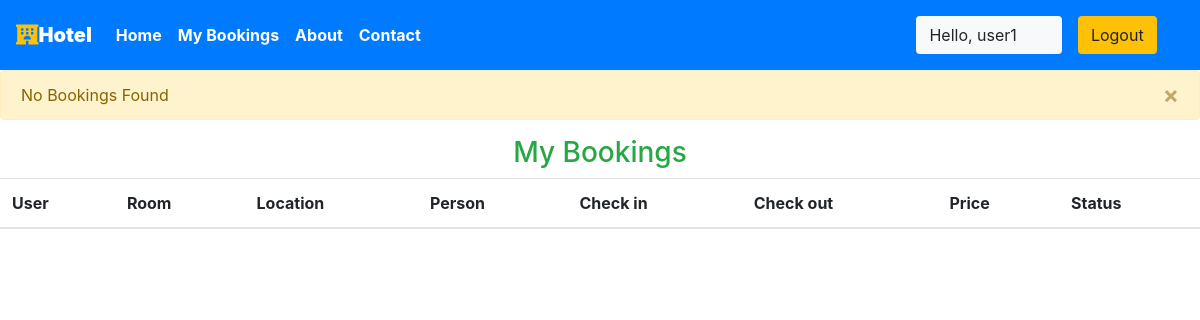
Before: /user/bookings (signed in) with the older database file.
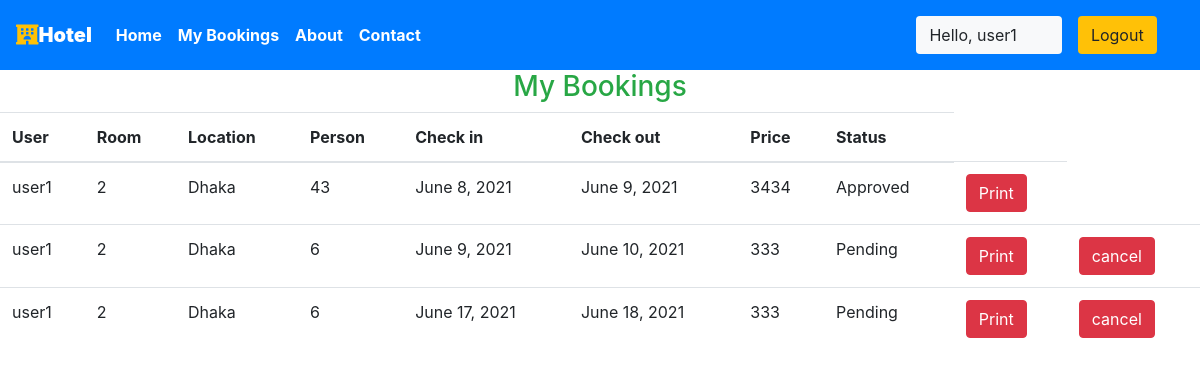
After: the same page with the newer database file.
### main/models.py (models this page shows, shortened)
class Reservation(models.Model):
    Reservation_STATUS = (
    ("1", "Pending"),
    ("2", "Approved"),
    ("3", "Canceled"),
    )
    status=models.CharField(choices=Reservation_STATUS, max_length=15, default="Pending")
    id = models.AutoField(primary_key=True)
    check_in = models.DateField(auto_now =False)
    check_out = models.DateField()
    room = models.ForeignKey(Room, on_delete = models.CASCADE)
    guest = models.ForeignKey(CustomUser, on_delete= models.CASCADE)
    booking_id = models.CharField(max_length=100,default="null")
    @property
    def total_price(self):
        days = (self.check_out - self.check_in).days
        print(days)
        result = self.room.price * days
        return result

class CustomUser(AbstractUser):
     date_of_birth = models.DateField(verbose_name=_("Date of birth"), blank=True, null=True)
     address1 = models.CharField(verbose_name=_("Address line 1"), max_length=1024, blank=True, null=True)
     zip_code = models.CharField(verbose_name=_("Postal Code"), max_length=12, blank=True, null=True)
     city = models.CharField(verbose_name=_("City"), max_length=1024, blank=True, null=True)
     country = CountryField(blank=True, null=True)
     phone_regex = RegexValidator(regex=r"^\+(?:[0-9]●?){6,14}[0-9]$", message=_("Enter a valid international mobile phone number starting with +(country code)"))
     mobile_phone = models.CharField(validators=[phone_regex], verbose_name=_("Mobile phone"), max_length=17, blank=True, null=True)
     photo = models.ImageField(verbose_name=_("Photo"), upload_to='photos/', default='photos/default-user-avatar.png')
     class Meta:
         ordering = ['last_name']

class Room(models.Model):
    ROOM_STATUS = (
    ("1", "available"),
    ("2", "not available"),
    )
    ROOM_TYPE = (
    ("1", "Premium"),
    ("2", "Deluxe"),
    ("3","Basic"),
    )
    id = models.AutoField(primary_key=True)
    room_type = models.CharField(max_length=50,choices = ROOM_TYPE)
    capacity = models.IntegerField()
    price = models.IntegerField()
    size = models.IntegerField()
    hotel = models.ForeignKey(Hotel, on_delete = models.CASCADE)
    status = models.CharField(choices =ROOM_STATUS,max_length = 15)
    roomnumber = models.IntegerField()
    photo=models.ImageField(upload_to='room/', null=True, blank=True)
    Services=models.CharField(max_length=30,null=True)

class Hotel(models.Model):
    id = models.AutoField(primary_key=True)
    name = models.CharField(max_length=30,null=True)
    owner = models.ForeignKey(CustomUser, blank=True, null=True, on_delete=models.CASCADE)
    location = models.CharField(max_length=50)
    state = models.CharField(max_length=50,null=True)
    country = models.CharField(max_length=50,null=True)
    photo=models.ImageField(upload_to='hotel/', null=True, blank=True)

### main/views.py (the view)
# urls.py: path('user/bookings', views.user_bookings,name="userbookings"),
@login_required(login_url='/user')
def user_bookings(request):
    if request.user.is_authenticated == False:
        messages.error(request,"Please login to Book rooms")
        return redirect('userloginpage')
    user = CustomUser.objects.all().get(id=request.user.id)
    bookings = Reservation.objects.all().filter(guest=user)
    total = 0
    for book in bookings:
        checkin = book.check_in
        checkout = book.check_out
        price = book.room.price
        total += price * (checkout - checkin).days
    if not bookings:
        messages.warning(request,"No Bookings Found")
    return HttpResponse(render(request,'user/mybookings.html',{'bookings':bookings, 'total':total}))

### main/templatetags/app_tags.py (called while the page is built)
@register.filter(name='has_group')
def has_group(user, group_name):
    group = Group.objects.get(name=group_name)
    return True if group in user.groups.all() else False

### templates/user/mybookings.html (shortened to what this page needs)
{% extends 'basic.html' %} {% block title %}Dashboard {% endblock title %} {% block body %}
{% load app_tags %}
<h3 class="text-center  text-success">My Bookings </h3>
<table class="table">
    <thead>
        <th>User</th>
        <th>Room</th>
        <th>Location</th>
        <th>Person</th>
        <th>Check in</th>
        <th>Check out</th>
        <th>Price</th>
        <th>Status</th>
    </thead>
    {% for each_booking in bookings %}
    <tr>
        <td>{{each_booking.guest.username}}</td>
        <td>{{each_booking.room.roomnumber}}</td>
        <td>{{each_booking.room.hotel.location}}</td>
        <td>{{each_booking.room.capacity}}</td>
        <td>{{each_booking.check_in}}</td>
        <td>{{each_booking.check_out}}</td>
        <td>{{each_booking.total_price}}</td>
        <td>{{each_booking.get_status_display}}</td>
        <td> <a href="/user/bookings/{{each_booking.id}}"> <button type="submit" class="btn btn-danger">Print</button>   </a>  </td>
        {% if each_booking.get_status_display == 'Pending' %}
        <td><form action="/user/panel/change-status" method="POST" enctype="multipart/form-data">
                <button type="submit" class="btn btn-danger">cancel</button>
              </form></td>
        {% endif %}
    </tr>
    {% endfor %}
</table>
{% endblock body %}

### templates/basic.html (shortened to what this page needs)
{% load static %}
{% load app_tags %}
<!DOCTYPE html>
<!DOCTYPE html>
<html lang="en">
<head>
    <link rel="stylesheet" href="https://use.fontawesome.com/releases/v5.7.0/css/all.css">
    <link rel="stylesheet" href="{% static 'bootstrap\bootstrap.css' %}">
    <link rel="stylesheet" href="https://maxcdn.bootstrapcdn.com/bootstrap/4.5.0/css/bootstrap.min.css" >
</head>
<body style="dbackground-image: url('https://source.unsplash.com/random');height: 100%;">
    <div class="container-fluid px-0">
        <nav class="navbar navbar-expand-lg navbar-dark bg-primary font-weight-bold">
            <a class="navbar-brand text-bold bg-black " href="/"><i class="fas fa-hotel text-warning"></i><b>Hotel </b></a>
            <div class="collapse navbar-collapse " id="navbarSupportedContent">
                <ul class="navbar-nav mr-auto ">
                    <li class="nav-item active">
                        <a class="nav-link text-bold " href="/"> Home</a>
                    </li>
                    {% if request.user|has_group:"hotel_owner" %}
                    <li class="nav-item active">
                        <a class="nav-link text-bold" href="/staff/panel">Dashboard </a>
                    </li>
                    {% elif user.is_staff == False and user.is_authenticated %}
                    <li class="nav-item active">
                            <a class="nav-link text-bold" href="/user/bookings">My Bookings </a>
                        </li>
                    {% endif %}
                    <li class="nav-item active">
                        <a class="nav-link text-bold" href="/about">About</a>
                    </li>
                    <li class="nav-item active">
                        <a class="nav-link text-bold" href="/contact">Contact </a>
                    </li>
                </ul>
                {% if user.is_authenticated %}
                      <button class="btn btn-group bg-light" data-toggle="modal" data-target="#forlogin">
                       Hello, {{request.user.username}}
                       <a href="/logout" class="nav-link">
                    <button class="btn btn-group bg-warning" data-toggle="modal" data-target="#forlogin">
                        Logout
                    </button></a>&nbsp; &nbsp;
                    </button>
                {% endif %}
            </div>
        </nav>
    </div>
        {% for message in messages %}
             <div class="alert alert-{{message.tags}} alert-dismissible fade show" role="alert">
            {{message}}
            <button type="button" class="close" data-dismiss="alert" aria-label="Close">
            <span aria-hidden="true">&times;</span>
             </button>
            </div>
        {% endfor %}
    {% block body %}
    {% endblock body %}
</body>
</html>

Changed rows visible on the page:
added Reservation: guest.username "user1", room.roomnumber "2", room.hotel.location "Dhaka", room.capacity "43", check_in "June 8, 2021", check_out "June 9, 2021", total_price "3434", status "Approved"
added Reservation: guest.username "user1", room.roomnumber "2", room.hotel.location "Dhaka", room.capacity "6", check_in "June 9, 2021", check_out "June 10, 2021", total_price "333", status "Pending"
added Reservation: guest.username "user1", room.roomnumber "2", room.hotel.location "Dhaka", room.capacity "6", check_in "June 17, 2021", check_out "June 18, 2021", total_price "333", status "Pending"
Other visible differences:
list line gone: "No Bookings Found ×"
